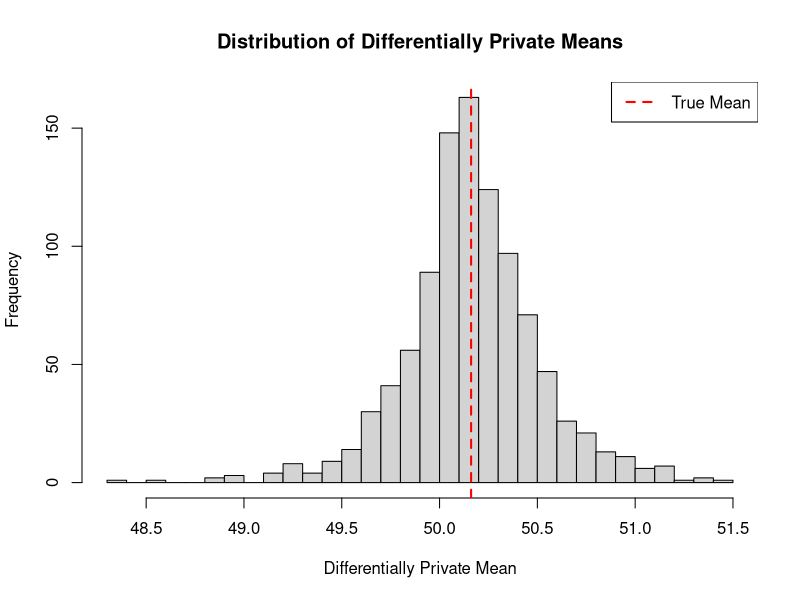

Reproduce this figure in R.
# Load necessary library
if(!require("VGAM")) install.packages("VGAM", dependencies=TRUE)
library(VGAM)

# Step 1: Create a dataset
set.seed(123)
data <- rnorm(1000, mean = 50, sd = 10)  # A dataset with 1000 samples from a normal distribution

# Step 2: Define the query (mean of the dataset)
true_mean <- mean(data)

# Step 3: Implement differential privacy
# Custom function to generate Laplace noise
generate_laplace_noise <- function(n, scale) {
  u <- runif(n, min = -0.5, max = 0.5)
  return(scale * sign(u) * log(1 - 2 * abs(u)))
}

# Function to add Laplace noise to a value
add_laplace_noise <- function(value, epsilon, sensitivity) {
  noise <- generate_laplace_noise(1, sensitivity / epsilon)
  return(value + noise)
}

# Parameters for differential privacy
epsilon <- 4.0  # Privacy budget
sensitivity <- 1.0  # Sensitivity of the query

# Query with differential privacy
dp_mean <- add_laplace_noise(true_mean, epsilon, sensitivity)

# Step 4: Compare results
cat("True mean of the dataset:", true_mean, "\n")
cat("Mean with differential privacy:", dp_mean, "\n")

# Visualize the effect of differential privacy
dp_means <- replicate(1000, add_laplace_noise(true_mean, epsilon, sensitivity))
hist(dp_means, breaks=30, main="Distribution of Differentially Private Means", xlab="Differentially Private Mean")
abline(v=true_mean, col="red", lwd=2, lty=2)
legend("topright", legend=c("True Mean"), col="red", lty=2, lwd=2)
